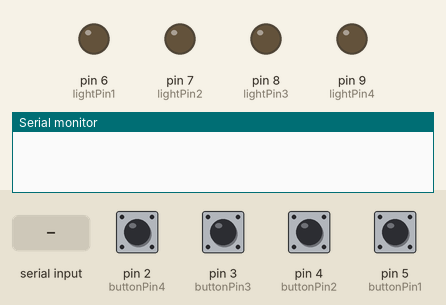
A sketch run on a simulated Arduino Uno, built with avr-gcc and run on an emulated ATmega328P. Shown: output pins drawn as LEDs (lit = HIGH), the last lines printed to the serial monitor. Inputs (shaded band) come from the test bench; at power-on: pin 2 (buttonPin4), pin 3 (buttonPin3), pin 4 (buttonPin2), pin 5 (buttonPin1) LOW.

Above: at 1.2 s.
1.3 s: "lightsetup1\n" received over Serial
At 1.9 s:
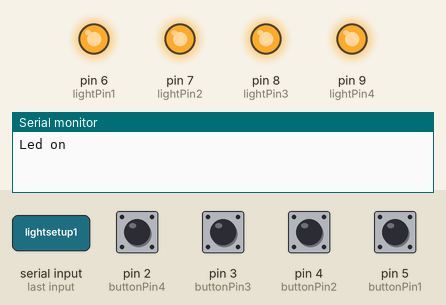
2.8 s: "lightsetup2\n" received over Serial
At 3.1 s:
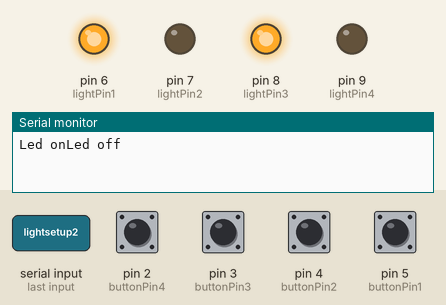
4.3 s: pin 2 (buttonPin4) pulled HIGH for 0.15 s
At 5.0 s:
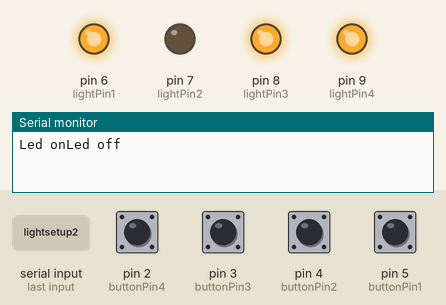
5.9 s: pin 3 (buttonPin3) pulled HIGH for 0.15 s
At 6.2 s:
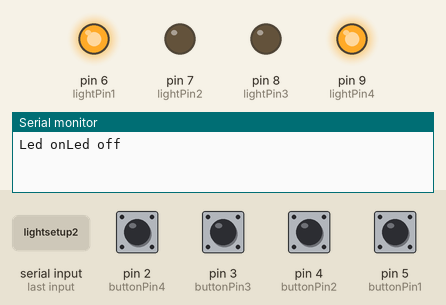
7.5 s: pin 4 (buttonPin2) pulled HIGH for 0.15 s
At 8.6 s:
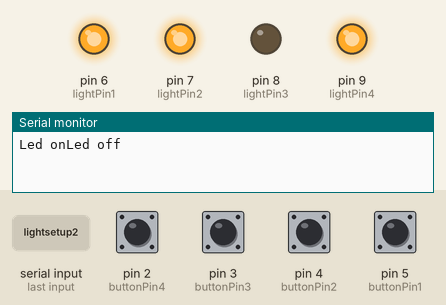
9.1 s: pin 5 (buttonPin1) pulled HIGH for 0.15 s
At 9.8 s:
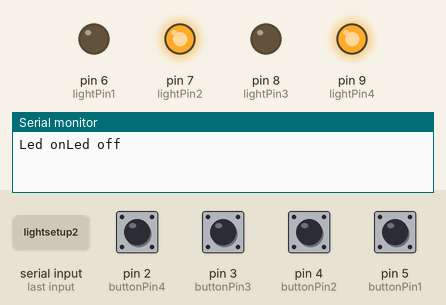
Timing chart, 0 to 11.7 s (numbered marks = the images above; inputs shaded):
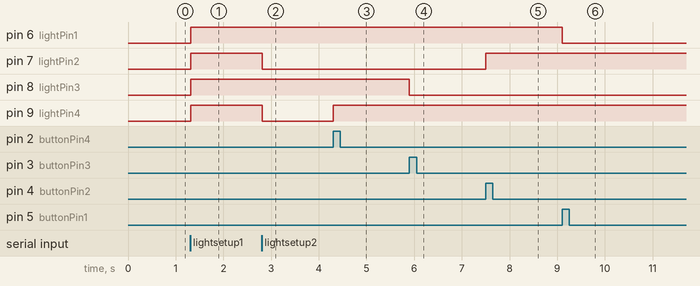

Measured:
- after the input at 1.3 s, pin 6 (lightPin1), pin 7 (lightPin2), pin 8 (lightPin3), pin 9 (lightPin4): LOW → HIGH at once
- after the input at 2.8 s, pin 7 (lightPin2), pin 9 (lightPin4): HIGH → LOW at once
- after the input at 4.3 s, pin 9 (lightPin4): LOW → HIGH at once
- after the input at 5.9 s, pin 8 (lightPin3): HIGH → LOW at once
- after the input at 7.5 s, pin 7 (lightPin2): LOW → HIGH at once
- after the input at 9.1 s, pin 6 (lightPin1): HIGH → LOW at once

The sketch:

ArduinoCommand.ino
```cpp
String incomingByte;
const int buttonPin1 = 5;
const int buttonPin2 = 4;
const int buttonPin3 = 3;
const int buttonPin4 = 2;

const int lightPin1 = 6;
const int lightPin2 = 7;
const int lightPin3 = 8;
const int lightPin4 = 9;

int lightStates[4] = {LOW, LOW, LOW, LOW}; // Initial state of the lights
int buttonStates[4] = {LOW, LOW, LOW, LOW}; // Initial state of the buttons
int lastButtonStates[4] = {LOW, LOW, LOW, LOW}; // To remember the last state of the buttons

void setup() {
  Serial.begin(9600);
  pinMode(lightPin1, OUTPUT);
  pinMode(lightPin2, OUTPUT);
  pinMode(lightPin3, OUTPUT);
  pinMode(lightPin4, OUTPUT);
  pinMode(buttonPin1, INPUT);
  pinMode(buttonPin2, INPUT);
  pinMode(buttonPin3, INPUT);
  pinMode(buttonPin4, INPUT);
}

void loop() {
  // Read the state of each button
  buttonStates[0] = digitalRead(buttonPin1);
  buttonStates[1] = digitalRead(buttonPin2);
  buttonStates[2] = digitalRead(buttonPin3);
  buttonStates[3] = digitalRead(buttonPin4);

  // Toggle the lights if the button state has changed to HIGH
  for (int i = 0; i < 4; i++) {
    if (buttonStates[i] == HIGH && lastButtonStates[i] == LOW) {
      lightStates[i] = !lightStates[i];
      digitalWrite(lightPin1 + i, lightStates[i]);
    }
    lastButtonStates[i] = buttonStates[i];
  }

  if (Serial.available() > 0) {
    incomingByte = Serial.readStringUntil('\n');
    if (incomingByte == "lightsetup1") {
      lightStates[0] = HIGH;
      lightStates[1] = HIGH;
      lightStates[2] = HIGH;
      lightStates[3] = HIGH;
      for (int i = 0; i < 4; i++) {
        digitalWrite(lightPin1 + i, lightStates[i]);
      }
      Serial.write("Led on");
    } else if (incomingByte == "lightsetup2") {
      lightStates[0] = HIGH;
      lightStates[1] = LOW;
      lightStates[2] = HIGH;
      lightStates[3] = LOW;
      for (int i = 0; i < 4; i++) {
        digitalWrite(lightPin1 + i, lightStates[i]);
      }
      Serial.write("Led off");
    } else if (incomingByte == "lightsetup3") {
      lightStates[0] = LOW;
      lightStates[1] = HIGH;
      lightStates[2] = HIGH;
      lightStates[3] = LOW;
      for (int i = 0; i < 4; i++) {
        digitalWrite(lightPin1 + i, lightStates[i]);
      }
      Serial.write("Led on");
    } else {
      Serial.write("invalid input");
    }
  }
}
```
